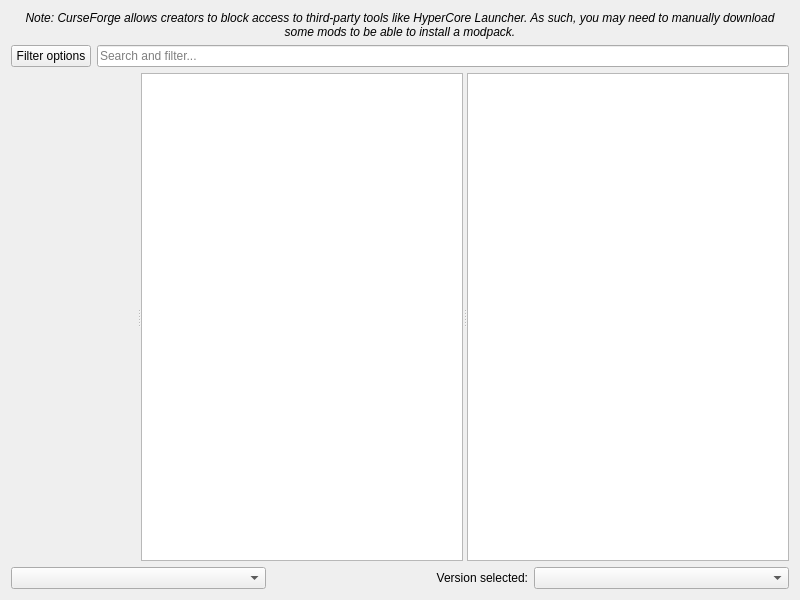
<?xml version="1.0" encoding="UTF-8"?>
<ui version="4.0">
 <class>FlamePage</class>
 <widget class="QWidget" name="FlamePage">
  <property name="geometry">
   <rect>
    <x>0</x>
    <y>0</y>
    <width>800</width>
    <height>600</height>
   </rect>
  </property>
  <layout class="QVBoxLayout" name="verticalLayout">
   <item>
    <widget class="QLabel" name="label_2">
     <property name="font">
      <font>
       <italic>true</italic>
      </font>
     </property>
     <property name="text">
      <string>Note: CurseForge allows creators to block access to third-party tools like HyperCore Launcher. As such, you may need to manually download some mods to be able to install a modpack.</string>
     </property>
     <property name="alignment">
      <set>Qt::AlignCenter</set>
     </property>
     <property name="wordWrap">
      <bool>true</bool>
     </property>
    </widget>
   </item>
   <item>
    <layout class="QHBoxLayout" name="horizontalLayout">
     <item>
      <widget class="QPushButton" name="filterButton">
       <property name="text">
        <string>Filter options</string>
       </property>
      </widget>
     </item>
     <item>
      <widget class="QLineEdit" name="searchEdit">
       <property name="placeholderText">
        <string>Search and filter...</string>
       </property>
      </widget>
     </item>
    </layout>
   </item>
   <item>
    <widget class="QSplitter" name="splitter">
     <property name="sizePolicy">
      <sizepolicy hsizetype="Expanding" vsizetype="Expanding">
       <horstretch>0</horstretch>
       <verstretch>0</verstretch>
      </sizepolicy>
     </property>
     <property name="orientation">
      <enum>Qt::Horizontal</enum>
     </property>
     <widget class="QWidget" name="widget" native="true"/>
     <widget class="QListView" name="packView">
      <property name="horizontalScrollBarPolicy">
       <enum>Qt::ScrollBarAlwaysOff</enum>
      </property>
      <property name="alternatingRowColors">
       <bool>true</bool>
      </property>
      <property name="iconSize">
       <size>
        <width>48</width>
        <height>48</height>
       </size>
      </property>
      <property name="verticalScrollMode">
       <enum>QAbstractItemView::ScrollPerPixel</enum>
      </property>
     </widget>
     <widget class="ProjectDescriptionPage" name="packDescription">
      <property name="openExternalLinks">
       <bool>true</bool>
      </property>
      <property name="openLinks">
       <bool>true</bool>
      </property>
     </widget>
    </widget>
   </item>
   <item>
    <layout class="QHBoxLayout">
     <item>
      <widget class="QComboBox" name="sortByBox"/>
     </item>
     <item>
      <widget class="QLabel" name="label">
       <property name="text">
        <string>Version selected:</string>
       </property>
       <property name="alignment">
        <set>Qt::AlignRight|Qt::AlignTrailing|Qt::AlignVCenter</set>
       </property>
      </widget>
     </item>
     <item>
      <widget class="QComboBox" name="versionSelectionBox"/>
     </item>
    </layout>
   </item>
  </layout>
 </widget>
 <customwidgets>
  <customwidget>
   <class>ProjectDescriptionPage</class>
   <extends>QTextBrowser</extends>
   <header>ui/widgets/ProjectDescriptionPage.h</header>
  </customwidget>
 </customwidgets>
 <tabstops>
  <tabstop>packView</tabstop>
  <tabstop>packDescription</tabstop>
  <tabstop>sortByBox</tabstop>
  <tabstop>versionSelectionBox</tabstop>
 </tabstops>
 <resources/>
 <connections/>
</ui>
